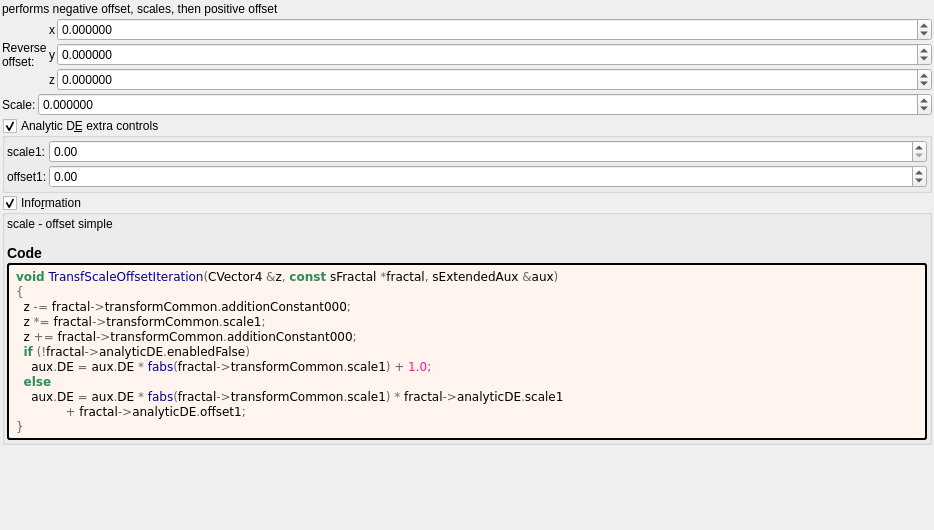
<?xml version="1.0" encoding="UTF-8"?>
<ui version="4.0">
 <class>transf_scale_offset</class>
 <widget class="QWidget" name="Form">
  <property name="geometry">
   <rect>
    <x>0</x>
    <y>0</y>
    <width>934</width>
    <height>530</height>
   </rect>
  </property>
  <property name="windowTitle">
   <string notr="true">transf_scale_offset</string>
  </property>
  <layout class="QVBoxLayout" name="verticalLayout">
   <property name="spacing">
    <number>2</number>
   </property>
   <property name="leftMargin">
    <number>2</number>
   </property>
   <property name="topMargin">
    <number>2</number>
   </property>
   <property name="rightMargin">
    <number>2</number>
   </property>
   <property name="bottomMargin">
    <number>2</number>
   </property>
   <item>
    <widget class="QLabel" name="label_9">
     <property name="text">
      <string>performs negative offset, scales, then positive offset</string>
     </property>
    </widget>
   </item>
   <item>
    <layout class="QGridLayout" name="gridLayout" columnstretch="0,0,1">
     <property name="spacing">
      <number>2</number>
     </property>
     <item row="2" column="1">
      <widget class="QLabel" name="label_111">
       <property name="text">
        <string notr="true">z</string>
       </property>
      </widget>
     </item>
     <item row="1" column="1">
      <widget class="QLabel" name="label_110">
       <property name="text">
        <string notr="true">y</string>
       </property>
      </widget>
     </item>
     <item row="2" column="2">
      <widget class="MyDoubleSpinBox" name="spinbox3_transf_addition_constant_z">
       <property name="sizePolicy">
        <sizepolicy hsizetype="Minimum" vsizetype="Maximum">
         <horstretch>0</horstretch>
         <verstretch>0</verstretch>
        </sizepolicy>
       </property>
       <property name="prefix">
        <string/>
       </property>
       <property name="suffix">
        <string/>
       </property>
       <property name="decimals">
        <number>6</number>
       </property>
       <property name="minimum">
        <double>-99.989999999999995</double>
       </property>
       <property name="maximum">
        <double>99.989999999999995</double>
       </property>
       <property name="singleStep">
        <double>0.100000000000000</double>
       </property>
      </widget>
     </item>
     <item row="0" column="1">
      <widget class="QLabel" name="label_109">
       <property name="text">
        <string notr="true">x</string>
       </property>
      </widget>
     </item>
     <item row="1" column="2">
      <widget class="MyDoubleSpinBox" name="spinbox3_transf_addition_constant_y">
       <property name="sizePolicy">
        <sizepolicy hsizetype="Minimum" vsizetype="Maximum">
         <horstretch>0</horstretch>
         <verstretch>0</verstretch>
        </sizepolicy>
       </property>
       <property name="prefix">
        <string/>
       </property>
       <property name="suffix">
        <string/>
       </property>
       <property name="decimals">
        <number>6</number>
       </property>
       <property name="minimum">
        <double>-99.989999999999995</double>
       </property>
       <property name="maximum">
        <double>99.989999999999995</double>
       </property>
       <property name="singleStep">
        <double>0.100000000000000</double>
       </property>
      </widget>
     </item>
     <item row="0" column="0" rowspan="3">
      <widget class="QLabel" name="label_108">
       <property name="text">
        <string>Reverse
offset:</string>
       </property>
      </widget>
     </item>
     <item row="0" column="2">
      <widget class="MyDoubleSpinBox" name="spinbox3_transf_addition_constant_x">
       <property name="sizePolicy">
        <sizepolicy hsizetype="Minimum" vsizetype="Maximum">
         <horstretch>0</horstretch>
         <verstretch>0</verstretch>
        </sizepolicy>
       </property>
       <property name="prefix">
        <string/>
       </property>
       <property name="suffix">
        <string/>
       </property>
       <property name="decimals">
        <number>6</number>
       </property>
       <property name="minimum">
        <double>-99.989999999999995</double>
       </property>
       <property name="maximum">
        <double>99.989999999999995</double>
       </property>
       <property name="singleStep">
        <double>0.100000000000000</double>
       </property>
      </widget>
     </item>
    </layout>
   </item>
   <item>
    <layout class="QHBoxLayout" name="horizontalLayout_3" stretch="0,1">
     <property name="topMargin">
      <number>0</number>
     </property>
     <item>
      <widget class="QLabel" name="label_8">
       <property name="text">
        <string>Scale:</string>
       </property>
      </widget>
     </item>
     <item>
      <widget class="MyDoubleSpinBox" name="spinbox_transf_scale_1">
       <property name="sizePolicy">
        <sizepolicy hsizetype="Minimum" vsizetype="Maximum">
         <horstretch>0</horstretch>
         <verstretch>0</verstretch>
        </sizepolicy>
       </property>
       <property name="prefix">
        <string/>
       </property>
       <property name="suffix">
        <string/>
       </property>
       <property name="decimals">
        <number>6</number>
       </property>
       <property name="minimum">
        <double>-99.989999999999995</double>
       </property>
       <property name="maximum">
        <double>99.989999999999995</double>
       </property>
       <property name="singleStep">
        <double>0.100000000000000</double>
       </property>
      </widget>
     </item>
    </layout>
   </item>
   <item>
    <widget class="MyGroupBox" name="groupCheck_analyticDE_enabled_false">
     <property name="title">
      <string>Analytic D&amp;E extra controls</string>
     </property>
     <property name="checkable">
      <bool>true</bool>
     </property>
     <layout class="QVBoxLayout" name="verticalLayout_13" stretch="0">
      <property name="spacing">
       <number>2</number>
      </property>
      <property name="leftMargin">
       <number>2</number>
      </property>
      <property name="topMargin">
       <number>2</number>
      </property>
      <property name="rightMargin">
       <number>2</number>
      </property>
      <property name="bottomMargin">
       <number>2</number>
      </property>
      <item>
       <layout class="QGridLayout" name="gridLayout_27" columnstretch="0,0,1">
        <property name="spacing">
         <number>2</number>
        </property>
        <item row="1" column="2">
         <widget class="MyDoubleSpinBox" name="spinbox_analyticDE_offset_1">
          <property name="sizePolicy">
           <sizepolicy hsizetype="Minimum" vsizetype="Maximum">
            <horstretch>0</horstretch>
            <verstretch>0</verstretch>
           </sizepolicy>
          </property>
          <property name="prefix">
           <string/>
          </property>
          <property name="suffix">
           <string/>
          </property>
          <property name="decimals">
           <number>2</number>
          </property>
          <property name="minimum">
           <double>-99.989999999999995</double>
          </property>
          <property name="maximum">
           <double>99.989999999999995</double>
          </property>
          <property name="singleStep">
           <double>0.100000000000000</double>
          </property>
         </widget>
        </item>
        <item row="1" column="1">
         <widget class="QLabel" name="label_177">
          <property name="text">
           <string>offset1:</string>
          </property>
         </widget>
        </item>
        <item row="0" column="1">
         <widget class="QLabel" name="label_182">
          <property name="text">
           <string>scale1:</string>
          </property>
         </widget>
        </item>
        <item row="0" column="2">
         <widget class="MyDoubleSpinBox" name="spinbox_analyticDE_scale_1">
          <property name="sizePolicy">
           <sizepolicy hsizetype="Minimum" vsizetype="Maximum">
            <horstretch>0</horstretch>
            <verstretch>0</verstretch>
           </sizepolicy>
          </property>
          <property name="prefix">
           <string/>
          </property>
          <property name="suffix">
           <string/>
          </property>
          <property name="decimals">
           <number>2</number>
          </property>
          <property name="minimum">
           <double>0.000000000000000</double>
          </property>
          <property name="maximum">
           <double>99.989999999999995</double>
          </property>
          <property name="singleStep">
           <double>0.100000000000000</double>
          </property>
         </widget>
        </item>
       </layout>
      </item>
     </layout>
    </widget>
   </item>
   <item>
    <widget class="MyGroupBox" name="groupCheck_info">
     <property name="title">
      <string>Info&amp;rmation</string>
     </property>
     <property name="flat">
      <bool>false</bool>
     </property>
     <property name="checkable">
      <bool>true</bool>
     </property>
     <layout class="QVBoxLayout" name="verticalLayout_2">
      <property name="spacing">
       <number>2</number>
      </property>
      <property name="leftMargin">
       <number>2</number>
      </property>
      <property name="topMargin">
       <number>2</number>
      </property>
      <property name="rightMargin">
       <number>2</number>
      </property>
      <property name="bottomMargin">
       <number>2</number>
      </property>
      <item>
       <widget class="QLabel" name="label_information_general">
        <property name="text">
         <string notr="true">&lt;p&gt;scale - offset  simple&lt;/p&gt;&lt;table&gt;
&lt;/table&gt;
&lt;h3&gt;Code&lt;/h3&gt;</string>
        </property>
        <property name="wordWrap">
         <bool>true</bool>
        </property>
        <property name="openExternalLinks">
         <bool>true</bool>
        </property>
        <property name="textInteractionFlags">
         <set>Qt::LinksAccessibleByMouse|Qt::TextSelectableByMouse</set>
        </property>
       </widget>
      </item>
      <item>
       <widget class="QLabel" name="label_code_content">
        <property name="styleSheet">
         <string notr="true">border-style: outset; border-width: 2px; border-radius: 3px; border-color: black; background-color: #fff5ee; padding: 4px;</string>
        </property>
        <property name="text">
         <string notr="true">&lt;body style=&quot;background-color:#fff5ee&quot;&gt;
&lt;pre style=&quot;color:#000000; background-color:#fff5ee;  font-family:&#039;Courier New&#039;,monospace;white-space: pre-wrap;&quot;&gt;&lt;span style=&quot;color:#2e8b57; font-weight:bold&quot;&gt;void&lt;/span&gt; &lt;span style=&quot;color:#00008f&quot;&gt;TransfScaleOffsetIteration&lt;/span&gt;&lt;span style=&quot;color:#676767&quot;&gt;(&lt;/span&gt;CVector4 &lt;span style=&quot;color:#676767&quot;&gt;&amp;amp;&lt;/span&gt;z&lt;span style=&quot;color:#676767&quot;&gt;,&lt;/span&gt; &lt;span style=&quot;color:#2e8b57; font-weight:bold&quot;&gt;const&lt;/span&gt; sFractal &lt;span style=&quot;color:#676767&quot;&gt;*&lt;/span&gt;fractal&lt;span style=&quot;color:#676767&quot;&gt;,&lt;/span&gt; sExtendedAux &lt;span style=&quot;color:#676767&quot;&gt;&amp;amp;&lt;/span&gt;aux&lt;span style=&quot;color:#676767&quot;&gt;)&lt;/span&gt;
&lt;span style=&quot;color:#676767&quot;&gt;{&lt;/span&gt;
  z &lt;span style=&quot;color:#676767&quot;&gt;-=&lt;/span&gt; fractal&lt;span style=&quot;color:#676767&quot;&gt;-&amp;gt;&lt;/span&gt;transformCommon&lt;span style=&quot;color:#676767&quot;&gt;.&lt;/span&gt;additionConstant000&lt;span style=&quot;color:#676767&quot;&gt;;&lt;/span&gt;
  z &lt;span style=&quot;color:#676767&quot;&gt;*=&lt;/span&gt; fractal&lt;span style=&quot;color:#676767&quot;&gt;-&amp;gt;&lt;/span&gt;transformCommon&lt;span style=&quot;color:#676767&quot;&gt;.&lt;/span&gt;scale1&lt;span style=&quot;color:#676767&quot;&gt;;&lt;/span&gt;
  z &lt;span style=&quot;color:#676767&quot;&gt;+=&lt;/span&gt; fractal&lt;span style=&quot;color:#676767&quot;&gt;-&amp;gt;&lt;/span&gt;transformCommon&lt;span style=&quot;color:#676767&quot;&gt;.&lt;/span&gt;additionConstant000&lt;span style=&quot;color:#676767&quot;&gt;;&lt;/span&gt;
  &lt;span style=&quot;color:#2e8b57; font-weight:bold&quot;&gt;if&lt;/span&gt; &lt;span style=&quot;color:#676767&quot;&gt;(!&lt;/span&gt;fractal&lt;span style=&quot;color:#676767&quot;&gt;-&amp;gt;&lt;/span&gt;analyticDE&lt;span style=&quot;color:#676767&quot;&gt;.&lt;/span&gt;enabledFalse&lt;span style=&quot;color:#676767&quot;&gt;)&lt;/span&gt;
    aux&lt;span style=&quot;color:#676767&quot;&gt;.&lt;/span&gt;DE &lt;span style=&quot;color:#676767&quot;&gt;=&lt;/span&gt; aux&lt;span style=&quot;color:#676767&quot;&gt;.&lt;/span&gt;DE &lt;span style=&quot;color:#676767&quot;&gt;*&lt;/span&gt; &lt;span style=&quot;color:#00008f&quot;&gt;fabs&lt;/span&gt;&lt;span style=&quot;color:#676767&quot;&gt;(&lt;/span&gt;fractal&lt;span style=&quot;color:#676767&quot;&gt;-&amp;gt;&lt;/span&gt;transformCommon&lt;span style=&quot;color:#676767&quot;&gt;.&lt;/span&gt;scale1&lt;span style=&quot;color:#676767&quot;&gt;) +&lt;/span&gt; &lt;span style=&quot;color:#ff1493&quot;&gt;1.0&lt;/span&gt;&lt;span style=&quot;color:#676767&quot;&gt;;&lt;/span&gt;
  &lt;span style=&quot;color:#2e8b57; font-weight:bold&quot;&gt;else&lt;/span&gt;
    aux&lt;span style=&quot;color:#676767&quot;&gt;.&lt;/span&gt;DE &lt;span style=&quot;color:#676767&quot;&gt;=&lt;/span&gt; aux&lt;span style=&quot;color:#676767&quot;&gt;.&lt;/span&gt;DE &lt;span style=&quot;color:#676767&quot;&gt;*&lt;/span&gt; &lt;span style=&quot;color:#00008f&quot;&gt;fabs&lt;/span&gt;&lt;span style=&quot;color:#676767&quot;&gt;(&lt;/span&gt;fractal&lt;span style=&quot;color:#676767&quot;&gt;-&amp;gt;&lt;/span&gt;transformCommon&lt;span style=&quot;color:#676767&quot;&gt;.&lt;/span&gt;scale1&lt;span style=&quot;color:#676767&quot;&gt;) *&lt;/span&gt; fractal&lt;span style=&quot;color:#676767&quot;&gt;-&amp;gt;&lt;/span&gt;analyticDE&lt;span style=&quot;color:#676767&quot;&gt;.&lt;/span&gt;scale1
             &lt;span style=&quot;color:#676767&quot;&gt;+&lt;/span&gt; fractal&lt;span style=&quot;color:#676767&quot;&gt;-&amp;gt;&lt;/span&gt;analyticDE&lt;span style=&quot;color:#676767&quot;&gt;.&lt;/span&gt;offset1&lt;span style=&quot;color:#676767&quot;&gt;;&lt;/span&gt;
&lt;span style=&quot;color:#676767&quot;&gt;}&lt;/span&gt;
&lt;/pre&gt;
&lt;/body&gt;</string>
        </property>
        <property name="wordWrap">
         <bool>true</bool>
        </property>
        <property name="openExternalLinks">
         <bool>true</bool>
        </property>
        <property name="textInteractionFlags">
         <set>Qt::LinksAccessibleByMouse|Qt::TextSelectableByMouse</set>
        </property>
       </widget>
      </item>
     </layout>
    </widget>
   </item>
   <item>
    <spacer name="verticalSpacer">
     <property name="orientation">
      <enum>Qt::Vertical</enum>
     </property>
     <property name="sizeHint" stdset="0">
      <size>
       <width>20</width>
       <height>40</height>
      </size>
     </property>
    </spacer>
   </item>
  </layout>
 </widget>
 <customwidgets>
  <customwidget>
   <class>MyGroupBox</class>
   <extends>QGroupBox</extends>
   <header>my_group_box.h</header>
   <container>1</container>
  </customwidget>
  <customwidget>
   <class>MyDoubleSpinBox</class>
   <extends>QDoubleSpinBox</extends>
   <header>my_double_spin_box.h</header>
  </customwidget>
 </customwidgets>
 <tabstops>
  <tabstop>spinbox3_transf_addition_constant_x</tabstop>
  <tabstop>spinbox3_transf_addition_constant_y</tabstop>
  <tabstop>spinbox3_transf_addition_constant_z</tabstop>
  <tabstop>groupCheck_info</tabstop>
 </tabstops>
 <resources/>
 <connections/>
</ui>
